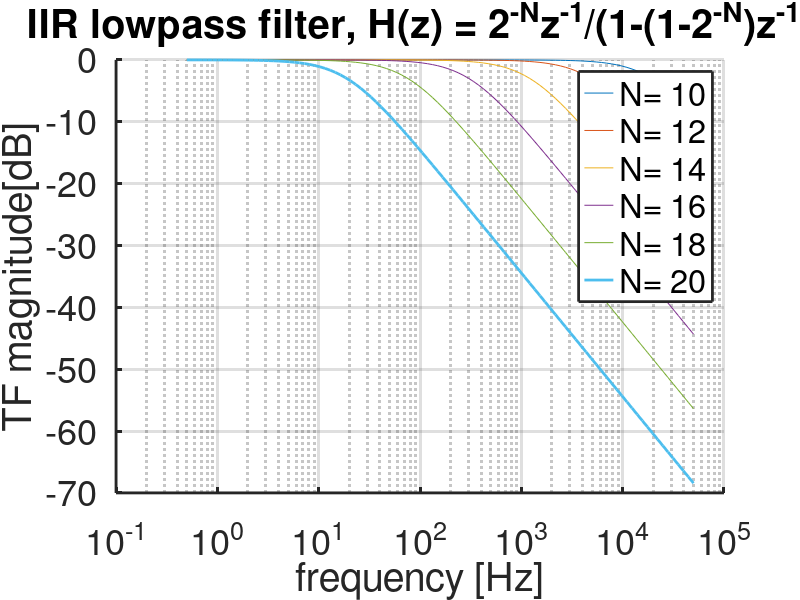

Source code (MATLAB):
% octave 4.0.0
% recursive filter 
%2^(-N)*z^(-1)/(1-(1-2^(-N)*z^-1))
clc, clear all, close all

Fs = 125e+6
figure%, subplot(2,1,1)
c = {}
for N = 10:2:20
  B = [2^-N, 0];
  A= [-(1-2^(-N)), 1];
  fp = -Fs*log(1-2^(-N))/(2*pi)
  wn = logspace(0,5,100)*pi/Fs;
  [H,W]=freqz(B,A,wn);
  hold on
  hl = semilogx(Fs*W/(2*pi),20*log10(abs(H)));
  c = [c,sprintf("N= %d",N)];
end
hg = legend(c);
grid on
set([gca;hg;hl],'linewidth',2);
set(gca,'fontsize',26);
xlabel('frequency [Hz]');
ylabel('TF magnitude[dB]');
title("IIR lowpass filter, H(z) = 2^{-N}z^{-1}/(1-(1-2^{-N})z^{-1})","interpreter","tex")
